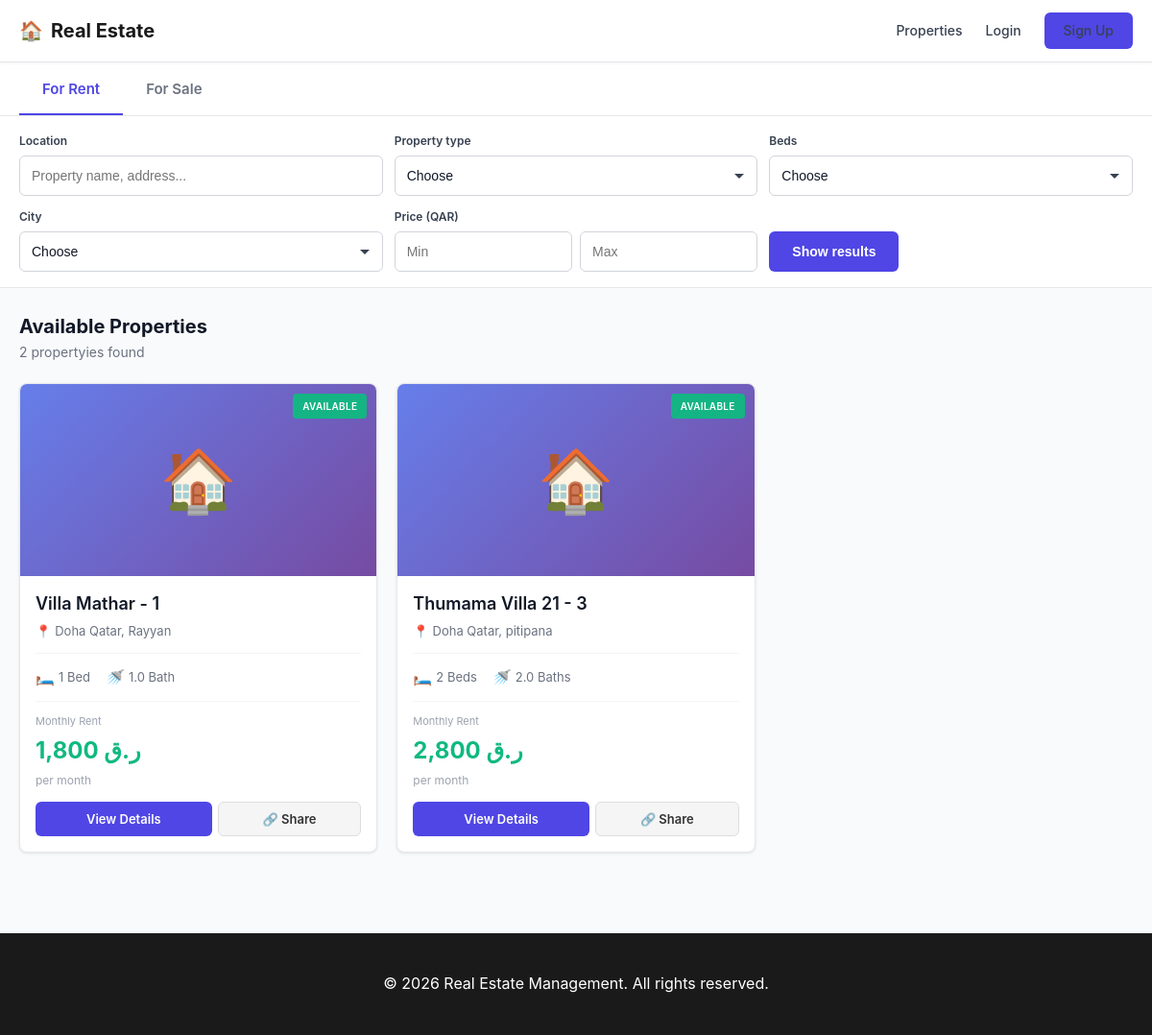
Screenshot of /landing.php with the database file from the repository.
### tables this page shows
CREATE TABLE `properties` (
  `id` int(11) NOT NULL,
  `user_id` int(11) NOT NULL,
  `parent_property_id` int(11) DEFAULT NULL,
  `unit_name` varchar(100) DEFAULT NULL,
  `is_unit` tinyint(1) DEFAULT 0,
  `owner_name` varchar(255) DEFAULT NULL,
  `owner_contact` varchar(255) DEFAULT NULL,
  `owner_email` varchar(255) DEFAULT NULL,
  `owner_phone` varchar(20) DEFAULT NULL,
  `monthly_rent_to_owner` decimal(10,2) DEFAULT 0.00,
  `property_name` varchar(255) NOT NULL,
  `address` varchar(500) NOT NULL,
  `city` varchar(100) NOT NULL,
  `state` varchar(100) DEFAULT NULL,
  `zip_code` varchar(20) DEFAULT NULL,
  `country` varchar(100) DEFAULT 'Qatar',
  `property_type` enum('Apartment','House','Condo','Townhouse','Commercial','Other') NOT NULL,
  `bedrooms` int(11) DEFAULT NULL,
  `bathrooms` decimal(3,1) DEFAULT NULL,
  `square_feet` int(11) DEFAULT NULL,
  `purchase_price` decimal(12,2) DEFAULT NULL,
  `current_value` decimal(12,2) DEFAULT NULL,
  `purchase_date` date DEFAULT NULL,
  `default_rent` decimal(10,2) DEFAULT 0.00,
  `status` enum('Vacant','Occupied','Under Maintenance') DEFAULT 'Vacant',
  `notes` text DEFAULT NULL,
  `created_at` timestamp NOT NULL DEFAULT current_timestamp(),
  `updated_at` timestamp NOT NULL DEFAULT current_timestamp() ON UPDATE current_timestamp()
);

### landing.php (the view, shortened to what this page needs)
<?php
$conn = getDBConnection();
$check_unit_fields = $conn->query("SHOW COLUMNS FROM properties LIKE 'parent_property_id'");
$has_unit_fields = $check_unit_fields->num_rows > 0;
$check_contact = $conn->query("SHOW COLUMNS FROM properties LIKE 'contact_number'");
if ($check_contact->num_rows == 0) {
    $conn->query("ALTER TABLE properties ADD COLUMN contact_number VARCHAR(20) DEFAULT NULL AFTER notes");
}
if ($has_unit_fields) {
    $query = "SELECT p.*,
        parent.property_name as parent_property_name,
        parent.id as parent_id,
        (SELECT COUNT(*) FROM tenants WHERE property_id = p.id AND status = 'Active') as active_tenants
        FROM properties p
        LEFT JOIN properties parent ON p.parent_property_id = parent.id
        WHERE p.status = 'Vacant'
        AND (p.is_unit = 1 OR (p.parent_property_id IS NOT NULL AND p.parent_property_id <> 0))
        ORDER BY p.default_rent ASC, p.created_at DESC";
} else {
    $query = "SELECT p.*,
        (SELECT COUNT(*) FROM tenants WHERE property_id = p.id AND status = 'Active') as active_tenants
        FROM properties p
        WHERE p.status = 'Vacant'
        ORDER BY p.default_rent ASC, p.created_at DESC";
}
$vacant_units = $conn->query($query);
$search = isset($_GET['search']) ? $conn->real_escape_string($_GET['search']) : '';
$min_rent = isset($_GET['min_rent']) ? floatval($_GET['min_rent']) : '';
$max_rent = isset($_GET['max_rent']) ? floatval($_GET['max_rent']) : '';
$filtered_units = [];
while ($unit = $vacant_units->fetch_assoc()) {
    $match = true;
    if ($match) {
        $filtered_units[] = $unit;
    }
}
$unit_images = [];
?>
<!DOCTYPE html>
<html lang="en">
<head>
    <link rel="stylesheet" href="assets/css/style.css">
</head>
<body>
    <header class="main-header">
        <div class="header-container">
            <a href="landing.php" class="logo">
                <span>🏠</span>
                <span>Real Estate</span>
            </a>
            <nav class="nav-menu">
                <a href="landing.php">Properties</a>
                <a href="auth/login.php">Login</a>
                <a href="auth/register.php" class="btn-header">Sign Up</a>
            </nav>
        </div>
    </header>
    <section class="tabs-section">
        <div class="tabs-container">
            <div class="tabs-nav">
                <button class="tab-button active" onclick="window.location.href='landing.php'">For Rent</button>
                <button class="tab-button" onclick="alert('For Sale coming soon')">For Sale</button>
            </div>
        </div>
    </section>
    <section class="filters-section">
        <div class="filters-container">
            <form method="GET" action="" class="filters-form">
                <div class="filter-group">
                    <label>Location</label>
                    <input type="text" name="search" placeholder="Property name, address..." value="<?php echo htmlspecialchars($search); ?>">
                </div>
                <div class="filter-group">
                    <label>Property type</label>
                    <select name="type">
                        <option value="">Choose</option>
                    </select>
                </div>
                <div class="filter-group">
                    <label>Beds</label>
                    <select name="beds">
                        <option value="">Choose</option>
                    </select>
                </div>
                <div class="filter-group">
                    <label>City</label>
                    <select name="city">
                        <option value="">Choose</option>
                    </select>
                </div>
                <div class="filter-group">
                    <label>Price (QAR)</label>
                    <div style="display: grid; grid-template-columns: 1fr 1fr; gap: 8px;">
                        <input type="number" name="min_rent" placeholder="Min" value="<?php echo htmlspecialchars($min_rent); ?>" step="0.01" style="height: 42px;">
                        <input type="number" name="max_rent" placeholder="Max" value="<?php echo htmlspecialchars($max_rent); ?>" step="0.01" style="height: 42px;">
                    </div>
                </div>
                <div style="display: flex; gap: 8px; align-items: end;">
                    <button type="submit" class="btn-filter">Show results</button>
                </div>
            </form>
        </div>
    </section>
    <section class="properties-section">
        <div class="properties-header">
            <div>
                <h2>Available Properties</h2>
                <p class="properties-count"><?php echo count($filtered_units); ?> property<?php echo count($filtered_units) != 1 ? 'ies' : ''; ?> found</p>
            </div>
        </div>
        <?php if (count($filtered_units) > 0): ?>
            <div class="properties-grid">
                <?php foreach ($filtered_units as $unit):
                    $rent_amount = $unit['default_rent'] ?? 0;
                    $bedrooms = $unit['bedrooms'] ?? 0;
                    $bathrooms = $unit['bathrooms'] ?? 0;
                    $unit_display_name = !empty($unit['unit_name']) ? $unit['unit_name'] : $unit['property_name'];
                    if (!empty($unit['parent_property_name'])) {
                        $unit_display_name = $unit['parent_property_name'] . ' - ' . $unit_display_name;
                    }
                    $unit_id = $unit['id'];
                    $has_images = isset($unit_images[$unit_id]) && !empty($unit_images[$unit_id]) && is_array($unit_images[$unit_id]);
                    $images = $has_images ? $unit_images[$unit_id] : [];
                    $image_count = count($images);
                ?>
                    <div class="property-card" onclick="window.location.href='unit.php?id=<?php echo $unit_id; ?>'">
                        <div class="property-image" onclick="event.stopPropagation();" style="cursor: default;">
                            <?php if ($has_images && $image_count > 0): ?>
                                <div class="property-carousel <?php echo $image_count > 1 ? 'has-multiple' : ''; ?>" data-carousel-id="carousel-<?php echo $unit_id; ?>">
                                    <div class="property-carousel-slides" id="slides-<?php echo $unit_id; ?>">
                                        <?php foreach ($images as $index => $image): ?>
                                            <div class="property-carousel-slide">
                                                <img src="<?php echo htmlspecialchars($image['path']); ?>"
                                                     alt="<?php echo htmlspecialchars($image['name']); ?>"
                                                     loading="<?php echo $index === 0 ? 'eager' : 'lazy'; ?>"
                                                     onerror="this.style.display='none';">
                                            </div>
                                        <?php endforeach; ?>
                                    </div>
                                    <?php if ($image_count > 1): ?>
                                        <button class="property-carousel-nav prev" onclick="slideCarousel('<?php echo $unit_id; ?>', -1)" aria-label="Previous image">
                                            ‹
                                        </button>
                                        <button class="property-carousel-nav next" onclick="slideCarousel('<?php echo $unit_id; ?>', 1)" aria-label="Next image">
                                            ›
                                        </button>
                                        <div class="property-carousel-dots" id="dots-<?php echo $unit_id; ?>">
                                            <?php for ($i = 0; $i < $image_count; $i++): ?>
                                                <button class="property-carousel-dot <?php echo $i === 0 ? 'active' : ''; ?>"
                                                        onclick="goToSlide('<?php echo $unit_id; ?>', <?php echo $i; ?>)"
                                                        aria-label="Go to image <?php echo $i + 1; ?>"></button>
                                            <?php endfor; ?>
                                        </div>
                                    <?php endif; ?>
                                </div>
                            <?php else: ?>
                                <div class="property-image-placeholder">
                                    <span>🏠</span>
                                </div>
                            <?php endif; ?>
                            <span class="property-badge">Available</span>
                        </div>
                        <div class="property-content" onclick="event.stopPropagation();" style="cursor: default;">
                            <h3 class="property-title" style="cursor: pointer; color: #111827;" onclick="event.stopPropagation(); window.location.href='unit.php?id=<?php echo $unit_id; ?>';"><?php echo htmlspecialchars($unit_display_name); ?></h3>
                            <div class="property-location">
                                <span>📍</span>
                                <span><?php echo htmlspecialchars($unit['address'] . ', ' . $unit['city']); ?></span>
                            </div>
                            <div class="property-features">
                                <?php if ($bedrooms > 0): ?>
                                <div class="property-feature">
                                    <span class="property-feature-icon">🛏️</span>
                                    <span><?php echo $bedrooms; ?> Bed<?php echo $bedrooms > 1 ? 's' : ''; ?></span>
                                </div>
                                <?php endif; ?>
                                <?php if ($bathrooms > 0): ?>
                                <div class="property-feature">
                                    <span class="property-feature-icon">🚿</span>
                                    <span><?php echo $bathrooms; ?> Bath<?php echo $bathrooms > 1 ? 's' : ''; ?></span>
                                </div>
                                <?php endif; ?>
                            </div>
                            <div class="property-price">
                                <div class="property-price-label">Monthly Rent</div>
                                <div class="property-price-amount">
                                    <?php
                                    $symbol = 'ر.ق';
                                    $formatted = number_format($rent_amount, 0);
                                    echo $formatted . ' ' . $symbol;
                                    ?>
                                </div>
                                <div class="property-price-period">per month</div>
                            </div>
                            <div class="property-actions" onclick="event.stopPropagation();">
                                <a href="unit.php?id=<?php echo $unit_id; ?>" class="btn-property btn-property-primary" onclick="event.stopPropagation();">View Details</a>
                                <button type="button" onclick="event.stopPropagation(); shareUnit(<?php echo $unit_id; ?>, <?php echo json_encode($unit_display_name); ?>, <?php echo json_encode($unit['address'] . ', ' . $unit['city']); ?>, <?php echo $rent_amount; ?>);" class="btn-property btn-property-secondary" title="Share this property">
                                    🔗 Share
                                </button>
                            </div>
                        </div>
                    </div>
                <?php endforeach; ?>
            </div>
        <?php endif; ?>
    </section>
    <footer class="footer">
        <div class="footer-content">
            <p>&copy; <?php echo date('Y'); ?> Real Estate Management. All rights reserved.</p>
        </div>
    </footer>
</body>
</html>

### assets/css/style.css (style rules this page uses)
* { margin: 0; padding: 0; box-sizing: border-box; }
:root { --primary-color: #4f46e5; --primary-hover: #4338ca; --secondary-color: #6366f1; --success-color: #10b981; --danger-color: #ef4444; --warning-color: #f59e0b; --info-color: #3b82f6; --dark-color: #1f2937; --light-color: #f9fafb; --border-color: #e5e7eb; --text-color: #374151; --text-muted: #6b7280; --sidebar-width: 260px; --header-height: 70px; }
body { font-family: -apple-system, BlinkMacSystemFont, 'Segoe UI', Roboto, 'Helvetica Neue', Arial, sans-serif; background-color: #f3f4f6; color: var(--text-color); line-height: 1.6; }

### rows the page displays
properties: unit_display_name "Villa Mathar - 1", address+city "Doha Qatar, Rayyan", bedrooms "1", bathrooms "1.0", default_rent "1,800", symbol "ر.ق"
properties: unit_display_name "Thumama Villa 21 - 3", address+city "Doha Qatar, pitipana", bedrooms "2", bathrooms "2.0", default_rent "2,800", symbol "ر.ق"

### other values shown
count($filtered_units) "2"
